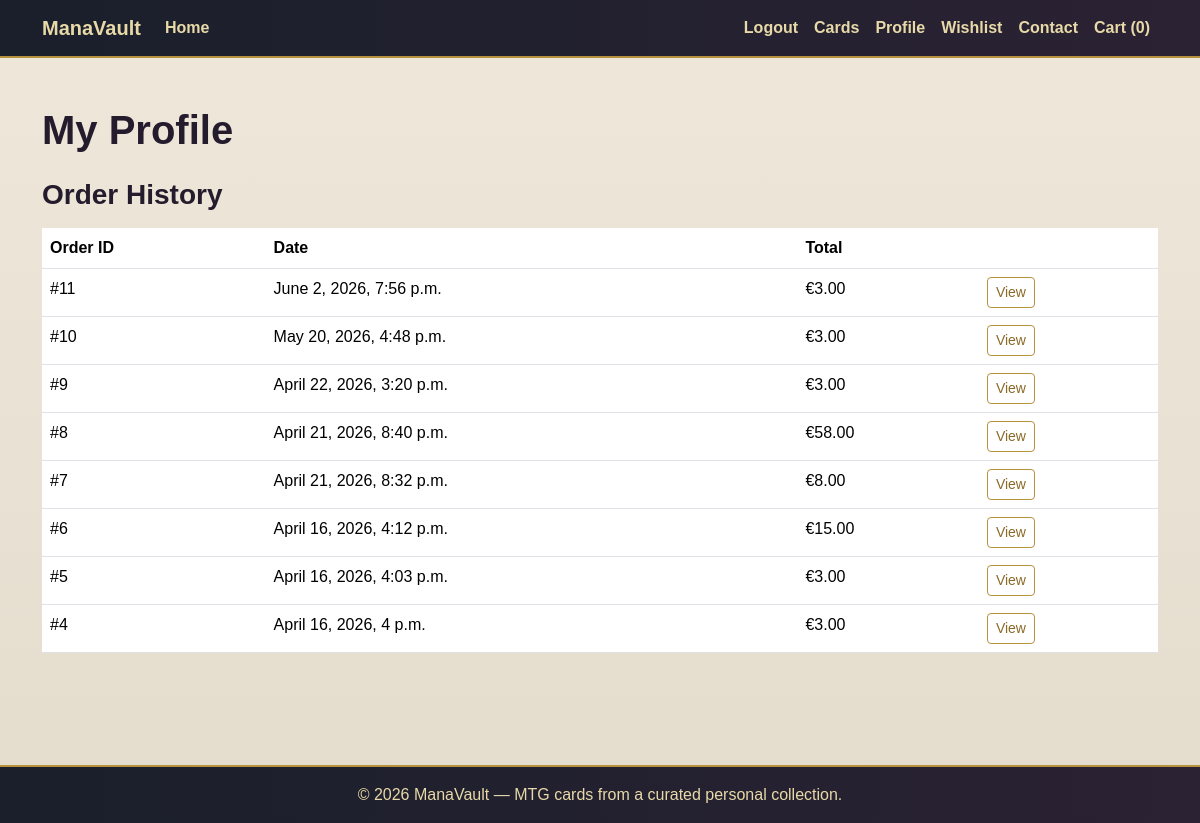
The page /profiles/ (signed in) on the database its author committed.
### checkout/models.py (models this page shows, shortened)
class Order(models.Model):
    user = models.ForeignKey(User, on_delete=models.CASCADE, null=True, blank=True)
    full_name = models.CharField(max_length=50)
    email = models.EmailField()
    phone_number = models.CharField(max_length=20)
    country = models.CharField(max_length=40)
    postcode = models.CharField(max_length=20)
    town_or_city = models.CharField(max_length=40)
    street_address1 = models.CharField(max_length=80)
    street_address2 = models.CharField(max_length=80, blank=True)
    county = models.CharField(max_length=80, blank=True)
    date = models.DateTimeField(auto_now_add=True)
    order_total = models.DecimalField(max_digits=10, decimal_places=2, default=0)

### profiles/views.py (the view)
# urls.py: path('', profile, name='profile'),
@login_required
def profile(request):
    orders = Order.objects.filter(user=request.user).order_by('-date')
    return render(request, 'profiles/profile.html', {
        'orders': orders,
    })

### templates/profiles/profile.html (shortened to what this page needs)
{% extends 'base.html' %}
{% block content %}
<div class="py-4">
    <h1 class="mb-4">My Profile</h1>
    <h3 class="mb-3">Order History</h3>
    {% if orders %}
        <div class="table-responsive">
            <table class="table">
                <thead>
                    <tr>
                        <th>Order ID</th>
                        <th>Date</th>
                        <th>Total</th>
                        <th></th>
                    </tr>
                </thead>
                <tbody>
                    {% for order in orders %}
                        <tr>
                            <td>#{{ order.id }}</td>
                            <td>{{ order.date }}</td>
                            <td>€{{ order.order_total }}</td>
                            <td>
                                <a href="{% url 'order_detail' order.id %}" class="btn btn-sm btn-outline-primary">
                                    View
                                </a>
                            </td>
                        </tr>
                    {% endfor %}
                </tbody>
            </table>
        </div>
    {% else %}
        <p>You have no orders yet.</p>
    {% endif %}
</div>
{% endblock %}

### static/css/base.css (style rules this page uses)
body { min-height: 100vh; display: flex; flex-direction: column; background: linear-gradient(to bottom, #efe7da, #e4dccd); color: #1f1b24; font-family: Arial, sans-serif; }
h1, h2, h3, h4, h5 { color: #241c2c; font-weight: 700; }
.btn-outline-primary { border-color: #b8913f; color: #8a6a27; }
.table { background-color: #fffdf8; }
a { color: #8c2f39; }

### rows shown on the page
Order: id "11", date "June 2, 2026, 7:56 p.m.", order_total "3.00"
Order: id "10", date "May 20, 2026, 4:48 p.m.", order_total "3.00"
Order: id "9", date "April 22, 2026, 3:20 p.m.", order_total "3.00"
Order: id "8", date "April 21, 2026, 8:40 p.m.", order_total "58.00"
Order: id "7", date "April 21, 2026, 8:32 p.m.", order_total "8.00"
Order: id "6", date "April 16, 2026, 4:12 p.m.", order_total "15.00"
Order: id "5", date "April 16, 2026, 4:03 p.m.", order_total "3.00"
Order: id "4", date "April 16, 2026, 4 p.m.", order_total "3.00"

### other values the page prints
{{ request.session.cart|length|default:0 }} "0"
